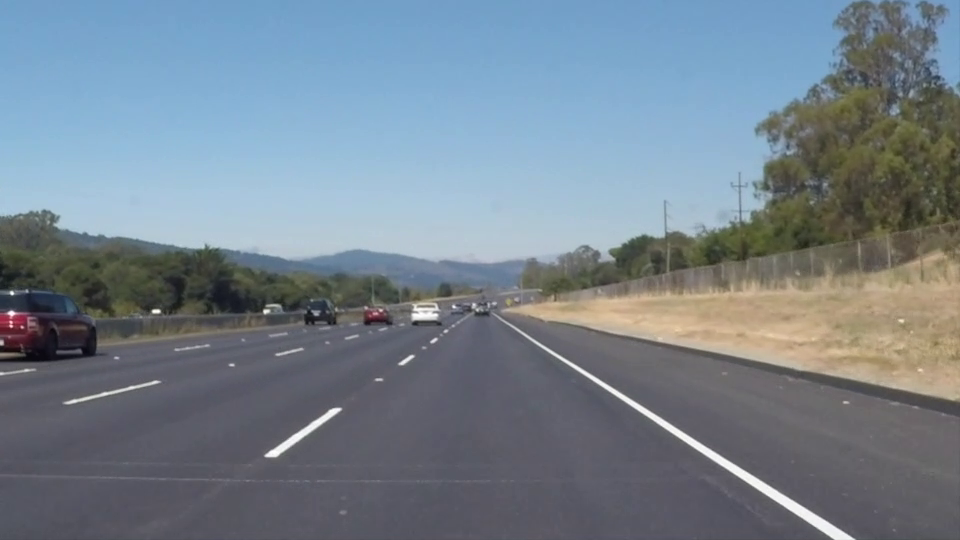
#> input picture frame 22 of  Lane_Detection/test_videos/solidWhiteRight.mp4, 960 x 540 px
$ python houghVid.py
#> lines starting #> are read from the running program, lines starting #| are printed output that depends on the picture; after the words box and inside, x2 and y2 are one past the last pixel; in counts of white or black regions, pixels touching at a corner belong together
import matplotlib.pyplot as plt
import matplotlib.image as mpimg
import numpy as np
import cv2
import math

def regionOfInterest(img,vertices):
	mask =np.zeros_like(img)

	if len(img.shape)>2:
		channel_count=img.shape[2]
		ignoreMaskColor=(255,)*channel_count
	else:
		ignoreMaskColor=255

	cv2.fillPoly(mask,vertices,ignoreMaskColor)
	masked_image=cv2.bitwise_and(img,mask)
	return masked_image

def draw_lines(img, lines, color=[0, 0, 255], thickness=2):
    for line in lines:
        for x1,y1,x2,y2 in line:
            cv2.line(img, (x1, y1), (x2, y2), color, thickness)
    return img


cap=cv2.VideoCapture('solidWhiteRight.mp4')


while(1):
	ret, frame=cap.read()
#> frame is the input picture: shape (540, 960, 3); mean B, G, R 141.9, 130.7, 117.7
	gray=cv2.cvtColor(frame,cv2.COLOR_RGB2GRAY)
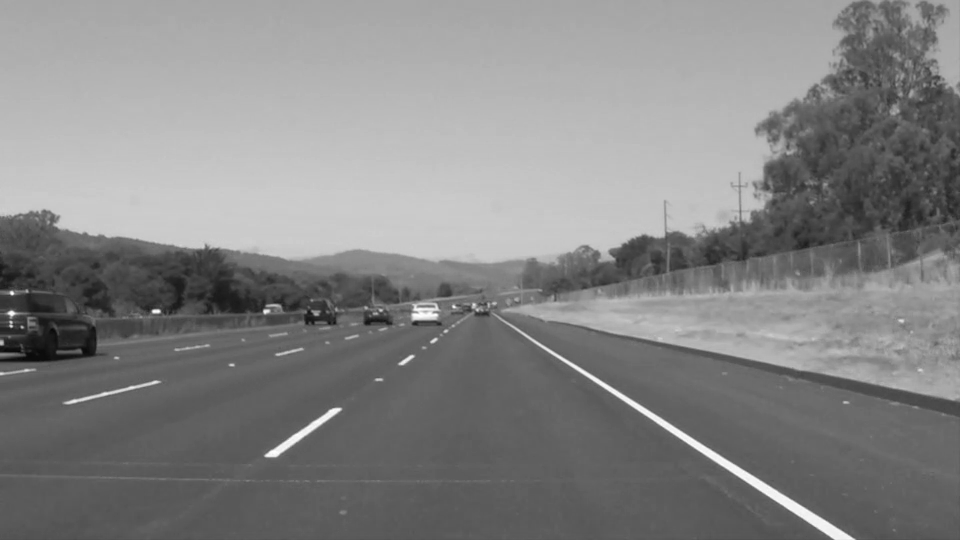
#> gray: shape (540, 960); min 6, max 255, mean 132.6
	edges=cv2.Canny(gray,500,550)
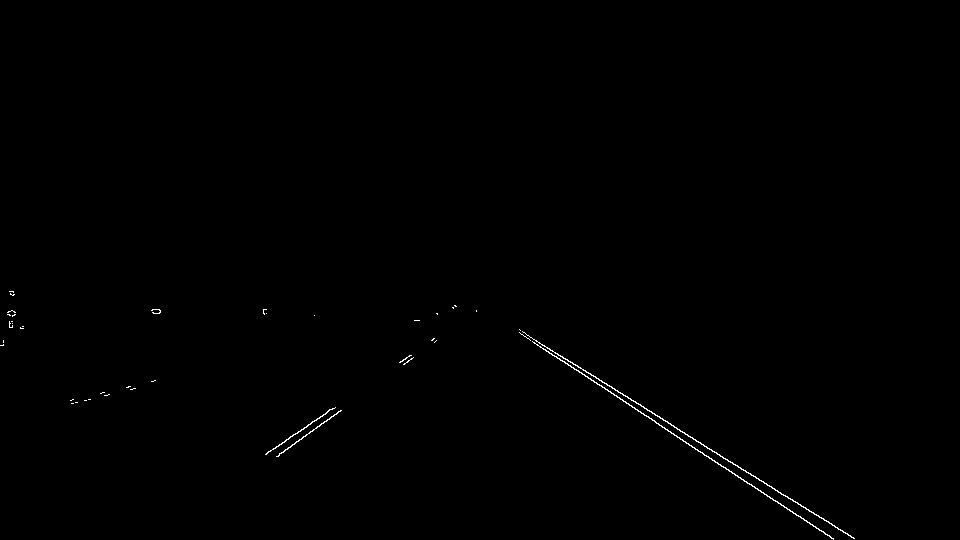
#> edges: shape (540, 960); 0.28% white in thin lines or dots, all inside (x1, y1, x2, y2) = (0, 291, 855, 540)
	blur=cv2.GaussianBlur(edges,(11,11),0)
	ysize=frame.shape[0]
#> ysize = 540
	xsize=frame.shape[1]
#> xsize = 960
	# vertices=np.array([[ [3*width/2, 2*height/3], [width/10, 2*height/8], [40, height],[width - 40, height]]], dtype=np.int32)
    # xsize = frame.shape[1]
    # ysize = frame.shape[0]

	dx1 =int(0.0725*xsize)
#> dx1 = 69
	dx2 =int(0.425*xsize)
#> dx2 = 408
	dy =int(0.6*ysize)
#> dy = 324

	vertices = np.array([[(dx1, ysize), (dx2, dy), (xsize-dx2, dy), (xsize-dx1, ysize)]], dtype=np.int32)

	regionOfInterestImage=regionOfInterest(blur,vertices)
#> in regionOfInterest, `cv2.fillPoly(mask,vertices,ignoreMaskColor)`:
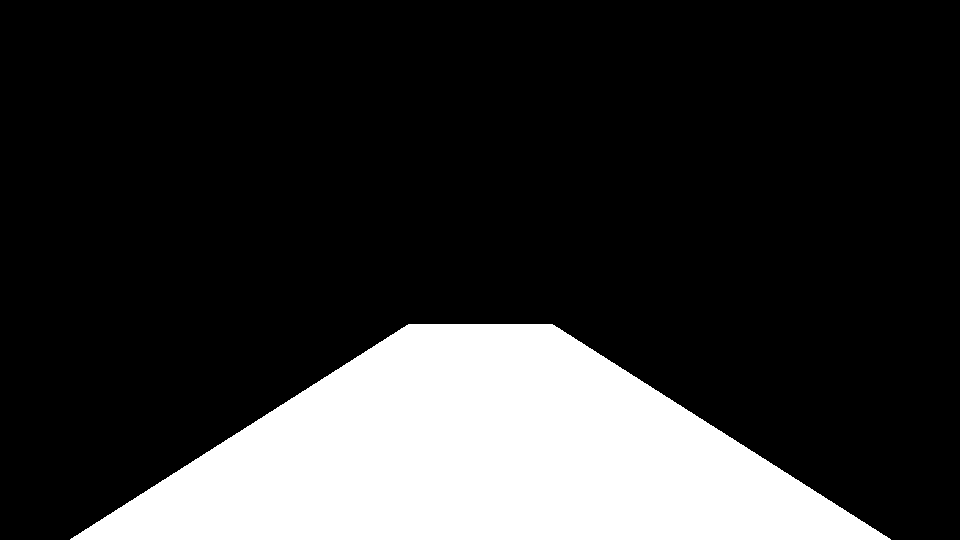
#> mask: shape (540, 960); 20.1% white; 1 white region, box (x1, y1, x2, y2) and area: (70, 324, 891, 540) 104451

	minLineLength=100
	maxLineGap=2
	lines=cv2.HoughLinesP(regionOfInterestImage,1,np.pi/4,100,10,1)
#> lines = 30 rows, first 6: [718, 447, 785, 514], [755, 470, 824, 539], [747, 465, 817, 535], [675, 420, 739, 484], [694, 432, 759, 497], [711, 443, 776, 508]
	line_image = draw_lines(frame, lines, [0, 0, 255], 2)
#> the loop in draw_lines, `for line in lines:` made 30 passes
#> line on passes 1 to 12: [[718, 447, 785, 514]], [[755, 470, 824, 539]], [[747, 465, 817, 535]], [[675, 420, 739, 484]], [[694, 432, 759, 497]], [[711, 443, 776, 508]], [[737, 459, 805, 527]], [[765, 476, 828, 539]], [[656, 408, 719, 471]], [[681, 424, 745, 488]], [[729, 454, 796, 521]], [[702, 437, 768, 503]]


	# cv2.imshow('Edges', edges)
	cv2.imshow('Lines', line_image)


	if cv2.waitKey(10)&0xff==ord('q'):
#> (key q is pressed here)
		break

$ run again, starting later in the video
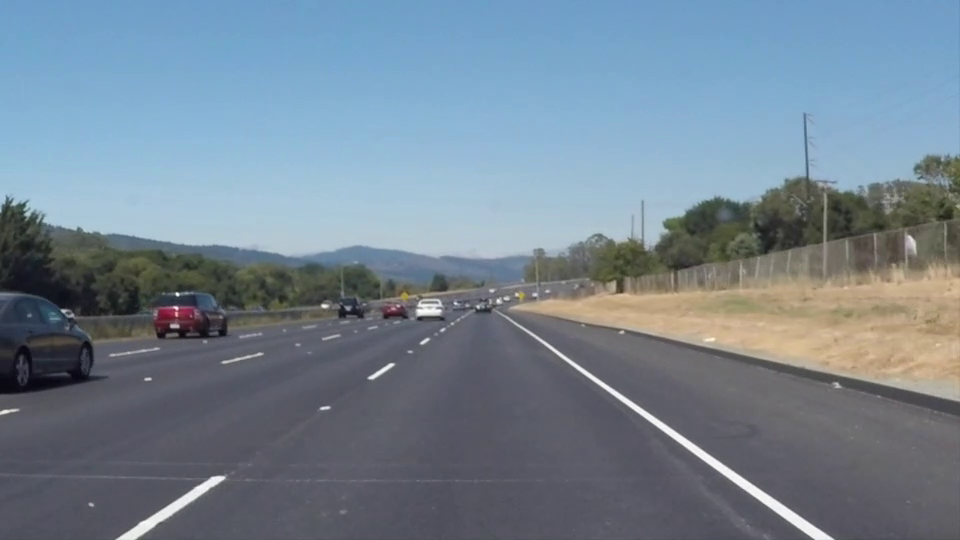
#> input picture frame 99 of  Lane_Detection/test_videos/solidWhiteRight.mp4, 960 x 540 px
#> frame is the input picture: shape (540, 960, 3); mean B, G, R 146, 132.3, 116.7
#> `gray=cv2.cvtColor(frame,cv2.COLOR_RGB2GRAY)`:
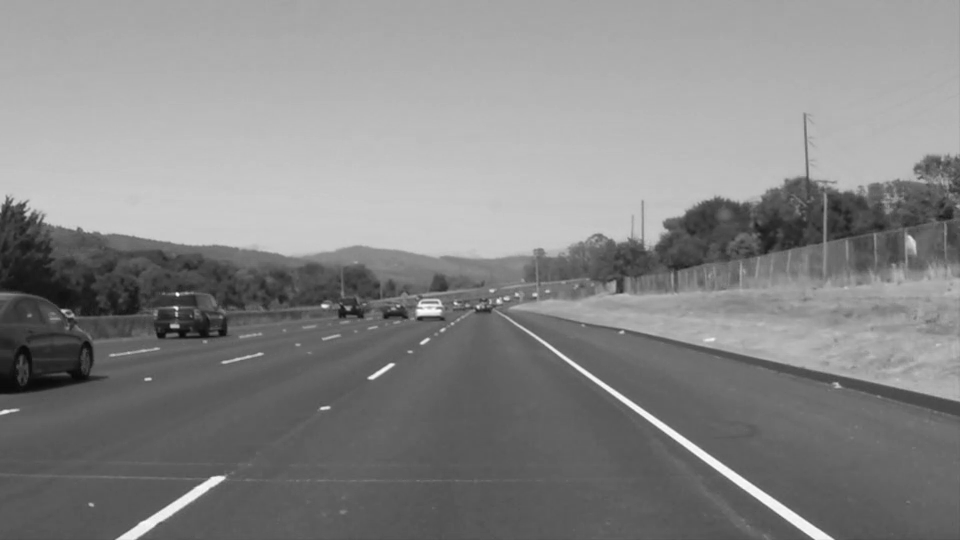
#> gray: shape (540, 960); min 9, max 255, mean 134.7
#> `edges=cv2.Canny(gray,500,550)`:
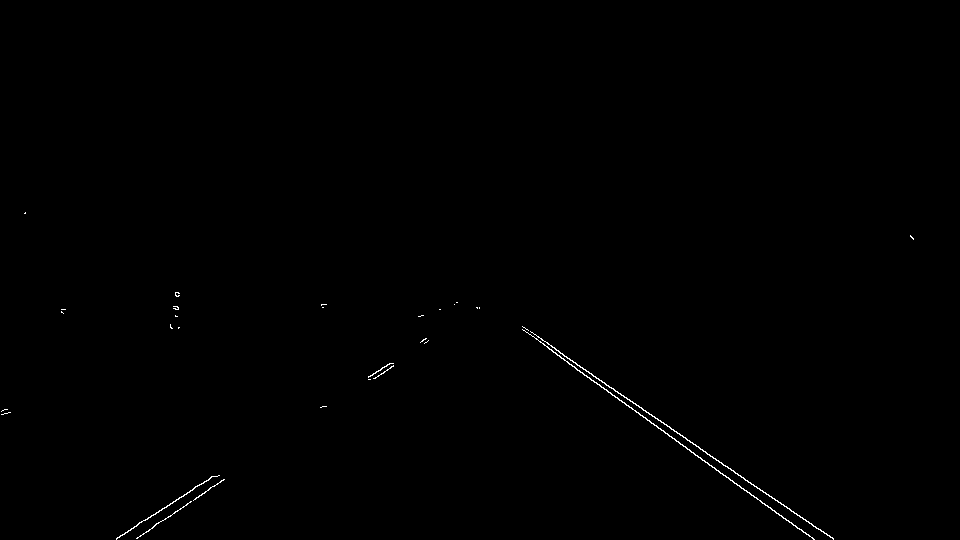
#> edges: shape (540, 960); 0.29% white in thin lines or dots, all inside (x1, y1, x2, y2) = (1, 212, 914, 540)
#> mask: shape (540, 960); 20.1% white; 1 white region, box (x1, y1, x2, y2) and area: (70, 324, 891, 540) 104451
#> lines = 31 rows, first 6: [707, 446, 792, 531], [717, 453, 801, 537], [684, 430, 767, 513], [671, 421, 752, 502], [622, 388, 697, 463], [634, 396, 711, 473]
#> the loop in draw_lines, `for line in lines:` made 31 passes

$ run again, starting later in the video
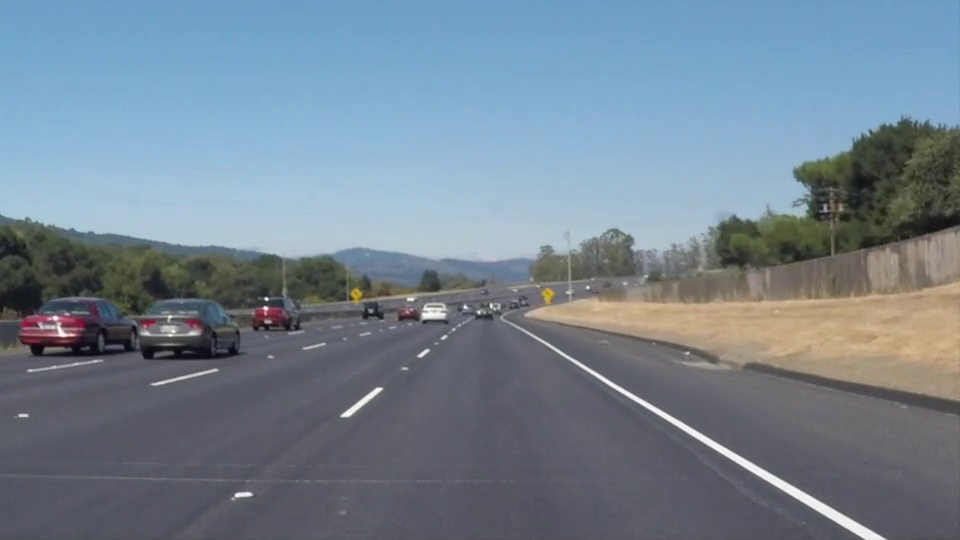
#> input picture frame 176 of  Lane_Detection/test_videos/solidWhiteRight.mp4, 960 x 540 px
#> frame is the input picture: shape (540, 960, 3); mean B, G, R 145.2, 131.6, 116.5
#> `gray=cv2.cvtColor(frame,cv2.COLOR_RGB2GRAY)`:
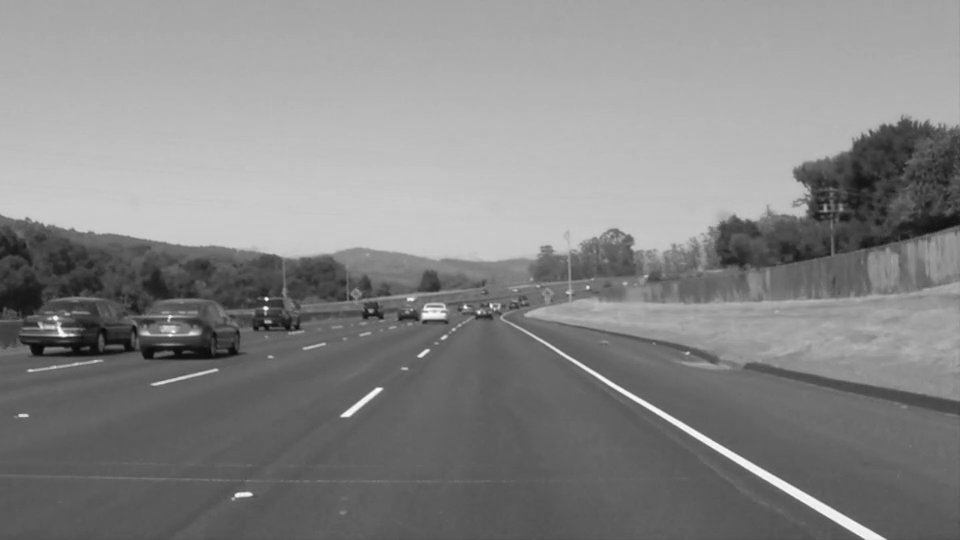
#> gray: shape (540, 960); min 7, max 255, mean 134
#> `edges=cv2.Canny(gray,500,550)`:
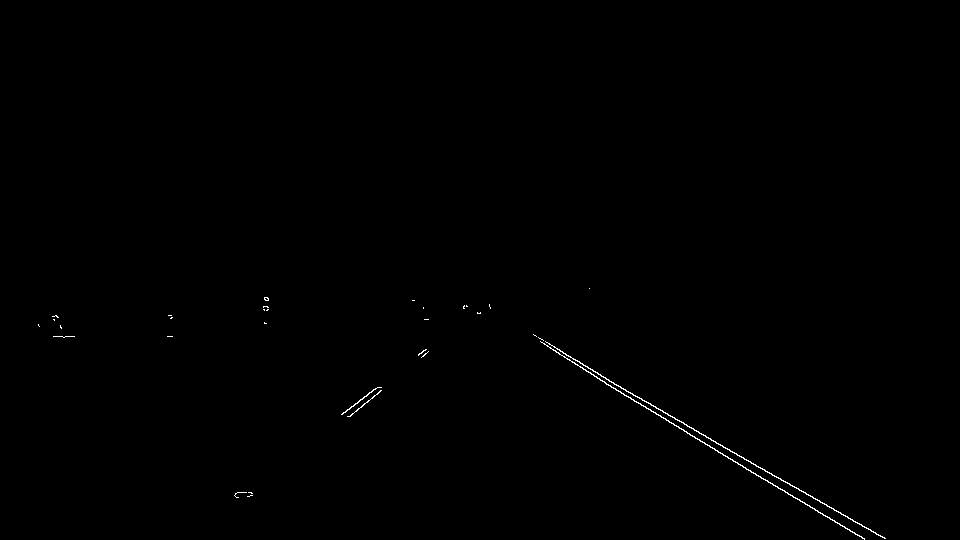
#> edges: shape (540, 960); 0.26% white in thin lines or dots, all inside (x1, y1, x2, y2) = (38, 288, 886, 540)
#> mask: shape (540, 960); 20.1% white; 1 white region, box (x1, y1, x2, y2) and area: (70, 324, 891, 540) 104451
#> lines = 22 rows, first 6: [710, 432, 763, 485], [796, 481, 854, 539], [789, 477, 848, 536], [776, 470, 833, 527], [752, 456, 808, 512], [782, 473, 840, 531]
#> the loop in draw_lines, `for line in lines:` made 22 passes
